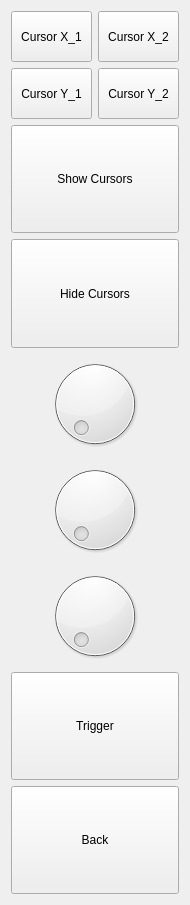
<?xml version="1.0" encoding="UTF-8"?>
<ui version="4.0">
 <class>BHChartSettings</class>
 <widget class="QWidget" name="BHChartSettings">
  <property name="geometry">
   <rect>
    <x>0</x>
    <y>0</y>
    <width>190</width>
    <height>905</height>
   </rect>
  </property>
  <property name="windowTitle">
   <string>BHChartSettings</string>
  </property>
  <layout class="QGridLayout" name="gridLayout_2">
   <item row="8" column="0">
    <widget class="QPushButton" name="pushButton_back">
     <property name="sizePolicy">
      <sizepolicy hsizetype="Expanding" vsizetype="Expanding">
       <horstretch>0</horstretch>
       <verstretch>0</verstretch>
      </sizepolicy>
     </property>
     <property name="text">
      <string>Back</string>
     </property>
    </widget>
   </item>
   <item row="2" column="0">
    <widget class="QPushButton" name="pushButton_hide_cursors">
     <property name="sizePolicy">
      <sizepolicy hsizetype="Expanding" vsizetype="Expanding">
       <horstretch>0</horstretch>
       <verstretch>0</verstretch>
      </sizepolicy>
     </property>
     <property name="text">
      <string>Hide Cursors</string>
     </property>
    </widget>
   </item>
   <item row="0" column="0">
    <layout class="QGridLayout" name="gridLayout">
     <item row="0" column="0">
      <widget class="QPushButton" name="pushButton_cursor_x_1">
       <property name="sizePolicy">
        <sizepolicy hsizetype="Expanding" vsizetype="Expanding">
         <horstretch>0</horstretch>
         <verstretch>0</verstretch>
        </sizepolicy>
       </property>
       <property name="text">
        <string>Cursor X_1</string>
       </property>
      </widget>
     </item>
     <item row="0" column="1">
      <widget class="QPushButton" name="pushButton_cursor_x_2">
       <property name="sizePolicy">
        <sizepolicy hsizetype="Expanding" vsizetype="Expanding">
         <horstretch>0</horstretch>
         <verstretch>0</verstretch>
        </sizepolicy>
       </property>
       <property name="text">
        <string>Cursor X_2</string>
       </property>
      </widget>
     </item>
     <item row="1" column="0">
      <widget class="QPushButton" name="pushButton_cursor_y_1">
       <property name="sizePolicy">
        <sizepolicy hsizetype="Expanding" vsizetype="Expanding">
         <horstretch>0</horstretch>
         <verstretch>0</verstretch>
        </sizepolicy>
       </property>
       <property name="text">
        <string>Cursor Y_1</string>
       </property>
      </widget>
     </item>
     <item row="1" column="1">
      <widget class="QPushButton" name="pushButton_cursor_y_2">
       <property name="sizePolicy">
        <sizepolicy hsizetype="Expanding" vsizetype="Expanding">
         <horstretch>0</horstretch>
         <verstretch>0</verstretch>
        </sizepolicy>
       </property>
       <property name="text">
        <string>Cursor Y_2</string>
       </property>
      </widget>
     </item>
    </layout>
   </item>
   <item row="4" column="0">
    <widget class="QDial" name="dial_timebase"/>
   </item>
   <item row="7" column="0">
    <widget class="QPushButton" name="pushButton_trigger">
     <property name="sizePolicy">
      <sizepolicy hsizetype="Expanding" vsizetype="Expanding">
       <horstretch>0</horstretch>
       <verstretch>0</verstretch>
      </sizepolicy>
     </property>
     <property name="text">
      <string>Trigger</string>
     </property>
    </widget>
   </item>
   <item row="1" column="0">
    <widget class="QPushButton" name="pushButton_show_cursor">
     <property name="sizePolicy">
      <sizepolicy hsizetype="Expanding" vsizetype="Expanding">
       <horstretch>0</horstretch>
       <verstretch>0</verstretch>
      </sizepolicy>
     </property>
     <property name="text">
      <string>Show Cursors</string>
     </property>
    </widget>
   </item>
   <item row="6" column="0">
    <widget class="QDial" name="dial_range"/>
   </item>
   <item row="5" column="0">
    <widget class="QDial" name="dial_offset"/>
   </item>
  </layout>
 </widget>
 <resources/>
 <connections/>
</ui>
